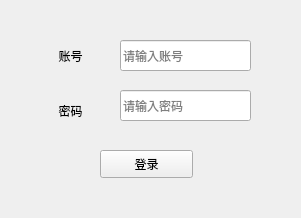
<?xml version="1.0" encoding="UTF-8"?>
<ui version="4.0">
 <class>Form</class>
 <widget class="QWidget" name="Form">
  <property name="geometry">
   <rect>
    <x>0</x>
    <y>0</y>
    <width>301</width>
    <height>218</height>
   </rect>
  </property>
  <property name="windowTitle">
   <string>Form</string>
  </property>
  <widget class="QLabel" name="label">
   <property name="geometry">
    <rect>
     <x>30</x>
     <y>30</y>
     <width>81</width>
     <height>51</height>
    </rect>
   </property>
   <property name="text">
    <string>账号</string>
   </property>
   <property name="alignment">
    <set>Qt::AlignCenter</set>
   </property>
  </widget>
  <widget class="QLabel" name="label_2">
   <property name="geometry">
    <rect>
     <x>30</x>
     <y>90</y>
     <width>81</width>
     <height>41</height>
    </rect>
   </property>
   <property name="text">
    <string>密码</string>
   </property>
   <property name="alignment">
    <set>Qt::AlignCenter</set>
   </property>
  </widget>
  <widget class="QLineEdit" name="lineEdit">
   <property name="geometry">
    <rect>
     <x>120</x>
     <y>90</y>
     <width>131</width>
     <height>31</height>
    </rect>
   </property>
   <property name="placeholderText">
    <string>请输入密码</string>
   </property>
  </widget>
  <widget class="QLineEdit" name="lineEdit_2">
   <property name="geometry">
    <rect>
     <x>120</x>
     <y>40</y>
     <width>131</width>
     <height>31</height>
    </rect>
   </property>
   <property name="placeholderText">
    <string>请输入账号</string>
   </property>
  </widget>
  <widget class="QPushButton" name="pushButton">
   <property name="geometry">
    <rect>
     <x>100</x>
     <y>150</y>
     <width>93</width>
     <height>28</height>
    </rect>
   </property>
   <property name="text">
    <string>登录</string>
   </property>
  </widget>
 </widget>
 <resources/>
 <connections/>
</ui>
